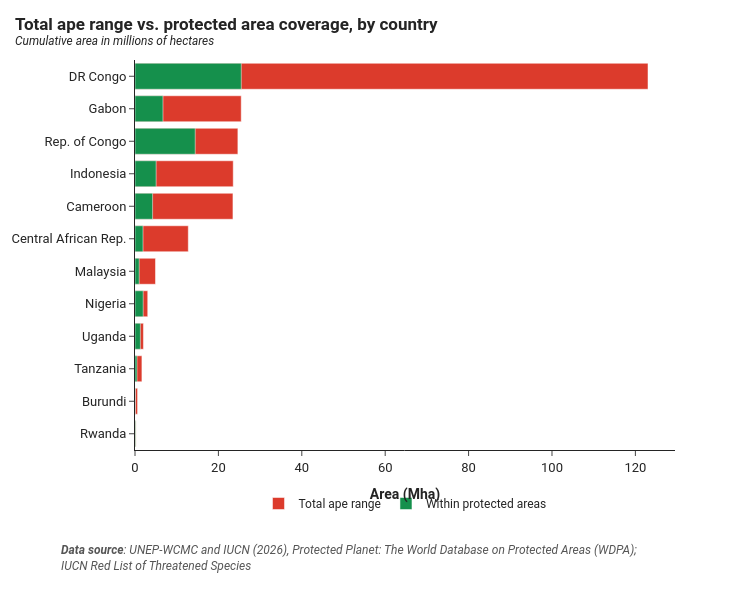

Notebook source saved alongside this figure:
### Code cell
coverage_sorted2 = coverage_df.sort_values('range_area_mha', ascending=True)

fig_coverage_area = go.Figure()
fig_coverage_area.add_trace(go.Bar(
    x=coverage_sorted2['range_area_mha'],
    y=coverage_sorted2['country'],
    orientation='h',
    name='Total ape range',
    marker=dict(color='#DC3B2C'),
    hovertemplate='<b>%{y}</b><br>Total ape range: %{x:.2f} Mha<extra></extra>'
))
fig_coverage_area.add_trace(go.Bar(
    x=coverage_sorted2['pa_area_mha'],
    y=coverage_sorted2['country'],
    orientation='h',
    name='Within protected areas',
    marker=dict(color='#15904C'),
    hovertemplate='<b>%{y}</b><br>Protected area coverage: %{x:.2f} Mha<extra></extra>'
))
fig_coverage_area.update_layout(
    title=dict(
        text='<b>Total ape range vs. protected area coverage, by country</b><br>'
             '<sup><i>Cumulative area in millions of hectares</i></sup>',
        x=0.02
    ),
    template='simple_white',
    font_family='Roboto',
    height=600,
    margin=dict(t=60, b=150),
    width=755,
    autosize=False,
    barmode='overlay',
    xaxis=dict(
        title='<b>Area (Mha)</b>',
        tickfont=dict(size=13),
        fixedrange=True
    ),
    yaxis=dict(
        tickfont=dict(size=13),
        categoryorder='array',
        categoryarray=coverage_sorted2['country'].tolist()
    ),
    legend=dict(orientation='h', y=-0.1, x=0.5, xanchor='center'),
    dragmode=False,
    modebar_remove=['pan2d', 'select2d', 'lasso2d', 'zoom2d', 'zoomIn2d',
                    'zoomOut2d', 'autoScale', 'resetScale']
)
fig_coverage_area.update_layout(
    hoverlabel=dict(
        bgcolor='white',
        bordercolor='#333333',
        font_size=13,
        align='left'
    )
)
fig_coverage_area.add_annotation(
    text="<b>Data source</b>: UNEP-WCMC and IUCN (2026), Protected Planet: The World Database on Protected Areas (WDPA); <br>IUCN Red List of Threatened Species",
    xref='paper', yref='paper',
    x=-0.14, y=-0.32,
    showarrow=False,
    font=dict(size=12, color='#555555', style='italic'),
    xanchor='left',
    align='left'
)

fig_coverage_area.show()

### Figure 1 — Plotly figure (JSON) as saved in the notebook; plotly's stock layout.template omitted (floating-point values rounded to 4 significant figures)
{"data": [{"hovertemplate": "<b>%{y}</b><br>Total ape range: %{x:.2f} Mha<extra></extra>", "marker": {"color": "#DC3B2C"}, "name": "Total ape range", "orientation": "h", "type": "bar", "x": [0.2551, 0.618, 1.66, 2.026, 3.055, 4.915, 12.78, 23.49, 23.56, 24.67, 25.47, 123.0], "y": ["Rwanda", "Burundi", "Tanzania", "Uganda", "Nigeria", "Malaysia", "Central African Rep.", "Cameroon", "Indonesia", "Rep. of Congo", "Gabon", "DR Congo"]}, {"hovertemplate": "<b>%{y}</b><br>Protected area coverage: %{x:.2f} Mha<extra></extra>", "marker": {"color": "#15904C"}, "name": "Within protected areas", "orientation": "h", "type": "bar", "x": [0.1442, 0.05104, 0.4774, 1.289, 1.962, 1.006, 1.92, 4.217, 5.066, 14.44, 6.705, 25.49], "y": ["Rwanda", "Burundi", "Tanzania", "Uganda", "Nigeria", "Malaysia", "Central African Rep.", "Cameroon", "Indonesia", "Rep. of Congo", "Gabon", "DR Congo"]}], "layout": {"annotations": [{"align": "left", "font": {"color": "#555555", "size": 12, "style": "italic"}, "showarrow": false, "text": "<b>Data source</b>: UNEP-WCMC and IUCN (2026), Protected Planet: The World Database on Protected Areas (WDPA); <br>IUCN Red List of Threatened Species", "x": -0.14, "xanchor": "left", "xref": "paper", "y": -0.32, "yref": "paper"}], "autosize": false, "barmode": "overlay", "dragmode": false, "font": {"family": "Roboto"}, "height": 600, "hoverlabel": {"align": "left", "bgcolor": "white", "bordercolor": "#333333", "font": {"size": 13}}, "legend": {"orientation": "h", "x": 0.5, "xanchor": "center", "y": -0.1}, "margin": {"b": 150, "t": 60}, "modebar": {"remove": ["pan2d", "select2d", "lasso2d", "zoom2d", "zoomIn2d", "zoomOut2d", "autoScale", "resetScale"]}, "title": {"text": "<b>Total ape range vs. protected area coverage, by country</b><br><sup><i>Cumulative area in millions of hectares</i></sup>", "x": 0.02}, "width": 755, "xaxis": {"fixedrange": true, "tickfont": {"size": 13}, "title": {"text": "<b>Area (Mha)</b>"}}, "yaxis": {"categoryarray": ["Rwanda", "Burundi", "Tanzania", "Uganda", "Nigeria", "Malaysia", "Central African Rep.", "Cameroon", "Indonesia", "Rep. of Congo", "Gabon", "DR Congo"], "categoryorder": "array", "tickfont": {"size": 13}}}}
